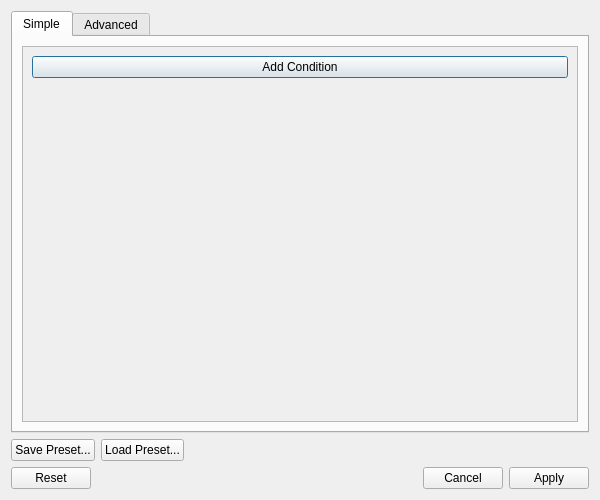
<?xml version="1.0" encoding="UTF-8"?>
<ui version="4.0">
 <class>FilterBuilderDialog</class>
 <widget class="QDialog" name="FilterBuilderDialog">
  <property name="geometry">
   <rect>
    <x>0</x>
    <y>0</y>
    <width>600</width>
    <height>500</height>
   </rect>
  </property>
  <property name="windowTitle">
   <string>Filter Dataset</string>
  </property>
  <layout class="QVBoxLayout" name="verticalLayout">
   <item>
    <widget class="QTabWidget" name="tabWidget">
     <property name="currentIndex">
      <number>0</number>
     </property>
     <widget class="QWidget" name="simpleTab">
      <attribute name="title">
       <string>Simple</string>
      </attribute>
      <layout class="QVBoxLayout" name="verticalLayout_2">
       <item>
        <widget class="QScrollArea" name="scrollArea">
         <property name="widgetResizable">
          <bool>true</bool>
         </property>
         <widget class="QWidget" name="scrollAreaWidgetContents">
          <property name="geometry">
           <rect>
            <x>0</x>
            <y>0</y>
            <width>554</width>
            <height>303</height>
           </rect>
          </property>
          <layout class="QVBoxLayout" name="filtersLayout">
           <item>
            <layout class="QVBoxLayout" name="filterRowsLayout">
             <property name="spacing">
              <number>6</number>
             </property>
            </layout>
           </item>
           <item>
            <widget class="QPushButton" name="addConditionButton">
             <property name="text">
              <string>Add Condition</string>
             </property>
            </widget>
           </item>
           <item>
            <spacer name="verticalSpacer">
             <property name="orientation">
              <enum>Qt::Vertical</enum>
             </property>
             <property name="sizeHint" stdset="0">
              <size>
               <width>20</width>
               <height>40</height>
              </size>
             </property>
            </spacer>
           </item>
          </layout>
         </widget>
        </widget>
       </item>
      </layout>
     </widget>
     <widget class="QWidget" name="advancedTab">
      <attribute name="title">
       <string>Advanced</string>
      </attribute>
      <layout class="QHBoxLayout" name="advancedLayout">
       <item>
        <widget class="QWidget" name="treePanel" native="true">
         <layout class="QVBoxLayout" name="treePanelLayout">
          <property name="spacing">
           <number>6</number>
          </property>
          <property name="leftMargin">
           <number>0</number>
          </property>
          <property name="topMargin">
           <number>0</number>
          </property>
          <property name="rightMargin">
           <number>0</number>
          </property>
          <property name="bottomMargin">
           <number>0</number>
          </property>
          <item>
           <widget class="QToolBar" name="treeToolBar">
            <property name="movable">
             <bool>false</bool>
            </property>
            <property name="iconSize">
             <size>
              <width>20</width>
              <height>20</height>
             </size>
            </property>
            <property name="floatable">
             <bool>false</bool>
            </property>
            <addaction name="actionAddCondition"/>
            <addaction name="actionAddGroup"/>
            <addaction name="separator"/>
            <addaction name="actionDelete"/>
            <addaction name="separator"/>
            <addaction name="actionMoveUp"/>
            <addaction name="actionMoveDown"/>
            <addaction name="separator"/>
            <addaction name="actionCut"/>
            <addaction name="actionCopy"/>
            <addaction name="actionPaste"/>
           </widget>
          </item>
          <item>
           <widget class="QTreeWidget" name="filterTreeWidget">
            <property name="contextMenuPolicy">
             <enum>Qt::CustomContextMenu</enum>
            </property>
            <property name="selectionMode">
             <enum>QAbstractItemView::SingleSelection</enum>
            </property>
            <property name="headerHidden">
             <bool>true</bool>
            </property>
            <column>
             <property name="text">
              <string>Filter Structure</string>
             </property>
            </column>
           </widget>
          </item>
         </layout>
        </widget>
       </item>
       <item>
        <widget class="QWidget" name="editorPanel" native="true">
         <layout class="QVBoxLayout" name="editorPanelLayout">
          <property name="spacing">
           <number>12</number>
          </property>
          <property name="leftMargin">
           <number>0</number>
          </property>
          <property name="topMargin">
           <number>0</number>
          </property>
          <property name="rightMargin">
           <number>0</number>
          </property>
          <property name="bottomMargin">
           <number>0</number>
          </property>
          <item>
           <widget class="QLabel" name="editorTitleLabel">
            <property name="font">
             <font>
              <pointsize>10</pointsize>
              <weight>75</weight>
              <bold>true</bold>
             </font>
            </property>
            <property name="text">
             <string>Condition Editor</string>
            </property>
           </widget>
          </item>
          <item>
           <widget class="QStackedWidget" name="editorStackedWidget">
            <property name="currentIndex">
             <number>0</number>
            </property>
            <widget class="QWidget" name="emptyEditorPage">
             <layout class="QVBoxLayout" name="emptyEditorLayout">
              <item>
               <spacer name="emptyTopSpacer">
                <property name="orientation">
                 <enum>Qt::Vertical</enum>
                </property>
                <property name="sizeHint" stdset="0">
                 <size>
                  <width>20</width>
                  <height>40</height>
                 </size>
                </property>
               </spacer>
              </item>
              <item>
               <widget class="QLabel" name="emptyEditorLabel">
                <property name="text">
                 <string>Select an item in the tree to edit,
or click 'Add Condition' or 'Add Group'
to start building your filter.</string>
                </property>
                <property name="alignment">
                 <set>Qt::AlignCenter</set>
                </property>
                <property name="wordWrap">
                 <bool>true</bool>
                </property>
               </widget>
              </item>
              <item>
               <spacer name="emptyBottomSpacer">
                <property name="orientation">
                 <enum>Qt::Vertical</enum>
                </property>
                <property name="sizeHint" stdset="0">
                 <size>
                  <width>20</width>
                  <height>40</height>
                 </size>
                </property>
               </spacer>
              </item>
             </layout>
            </widget>
            <widget class="QWidget" name="logicalEditorPage">
             <layout class="QFormLayout" name="logicalEditorLayout">
              <item row="0" column="0">
               <widget class="QLabel" name="logicalOperatorLabel">
                <property name="text">
                 <string>Logical Operator:</string>
                </property>
               </widget>
              </item>
              <item row="0" column="1">
               <widget class="QComboBox" name="logicalOperatorComboBox">
                <item>
                 <property name="text">
                  <string>AND</string>
                 </property>
                </item>
                <item>
                 <property name="text">
                  <string>OR</string>
                 </property>
                </item>
                <item>
                 <property name="text">
                  <string>NOT</string>
                 </property>
                </item>
               </widget>
              </item>
              <item row="1" column="0" colspan="2">
               <widget class="QLabel" name="logicalDescriptionLabel">
                <property name="text">
                 <string>AND: All child conditions must match
OR: At least one child must match
NOT: Child condition must not match (1 child only)</string>
                </property>
                <property name="wordWrap">
                 <bool>true</bool>
                </property>
               </widget>
              </item>
             </layout>
            </widget>
            <widget class="QWidget" name="conditionEditorPage">
             <layout class="QFormLayout" name="conditionEditorLayout">
              <item row="0" column="0">
               <widget class="QLabel" name="conditionTypeLabel">
                <property name="text">
                 <string>Condition Type:</string>
                </property>
               </widget>
              </item>
              <item row="0" column="1">
               <widget class="QComboBox" name="conditionTypeComboBox">
                <item>
                 <property name="text">
                  <string>Subject ID</string>
                 </property>
                </item>
                <item>
                 <property name="text">
                  <string>Modality</string>
                 </property>
                </item>
                <item>
                 <property name="text">
                  <string>Entity</string>
                 </property>
                </item>
                <item>
                 <property name="text">
                  <string>Participant Attribute</string>
                 </property>
                </item>
                <item>
                 <property name="text">
                  <string>Channel Attribute</string>
                 </property>
                </item>
                <item>
                 <property name="text">
                  <string>Electrode Attribute</string>
                 </property>
                </item>
               </widget>
              </item>
              <item row="1" column="0" colspan="2">
               <widget class="QStackedWidget" name="conditionDetailsStackedWidget">
                <property name="currentIndex">
                 <number>0</number>
                </property>
                <widget class="QWidget" name="subjectIdDetailsPage">
                 <layout class="QVBoxLayout" name="subjectIdDetailsLayout">
                  <item>
                   <widget class="QLabel" name="subjectIdLabel">
                    <property name="text">
                     <string>Subject IDs (comma-separated):</string>
                    </property>
                   </widget>
                  </item>
                  <item>
                   <widget class="QLineEdit" name="subjectIdLineEdit">
                    <property name="placeholderText">
                     <string>e.g., sub-01, sub-02</string>
                    </property>
                   </widget>
                  </item>
                 </layout>
                </widget>
                <widget class="QWidget" name="modalityDetailsPage">
                 <layout class="QVBoxLayout" name="modalityDetailsLayout">
                  <item>
                   <widget class="QLabel" name="modalityLabel">
                    <property name="text">
                     <string>Modality:</string>
                    </property>
                   </widget>
                  </item>
                  <item>
                   <widget class="QComboBox" name="modalityComboBox"/>
                  </item>
                 </layout>
                </widget>
                <widget class="QWidget" name="entityDetailsPage">
                 <layout class="QVBoxLayout" name="entityDetailsLayout">
                  <item>
                   <widget class="QLabel" name="entityNameLabel">
                    <property name="text">
                     <string>Entity Name:</string>
                    </property>
                   </widget>
                  </item>
                  <item>
                   <widget class="QComboBox" name="entityNameComboBox"/>
                  </item>
                  <item>
                   <widget class="QLabel" name="entityOperatorLabel">
                    <property name="text">
                     <string>Operator:</string>
                    </property>
                   </widget>
                  </item>
                  <item>
                   <widget class="QComboBox" name="entityOperatorComboBox">
                    <item>
                     <property name="text">
                      <string>equals</string>
                     </property>
                    </item>
                    <item>
                     <property name="text">
                      <string>not equals</string>
                     </property>
                    </item>
                    <item>
                     <property name="text">
                      <string>contains</string>
                     </property>
                    </item>
                   </widget>
                  </item>
                  <item>
                   <widget class="QLabel" name="entityValueLabel">
                    <property name="text">
                     <string>Value:</string>
                    </property>
                   </widget>
                  </item>
                  <item>
                   <widget class="QLineEdit" name="entityValueLineEdit">
                    <property name="placeholderText">
                     <string>e.g., rest</string>
                    </property>
                   </widget>
                  </item>
                 </layout>
                </widget>
                <widget class="QWidget" name="participantAttributeDetailsPage">
                 <layout class="QVBoxLayout" name="participantAttributeDetailsLayout">
                  <item>
                   <widget class="QLabel" name="participantAttributeNameLabel">
                    <property name="text">
                     <string>Attribute Name:</string>
                    </property>
                   </widget>
                  </item>
                  <item>
                   <widget class="QComboBox" name="participantAttributeNameComboBox"/>
                  </item>
                  <item>
                   <widget class="QLabel" name="participantAttributeOperatorLabel">
                    <property name="text">
                     <string>Operator:</string>
                    </property>
                   </widget>
                  </item>
                  <item>
                   <widget class="QComboBox" name="participantAttributeOperatorComboBox">
                    <item>
                     <property name="text">
                      <string>equals</string>
                     </property>
                    </item>
                    <item>
                     <property name="text">
                      <string>not equals</string>
                     </property>
                    </item>
                    <item>
                     <property name="text">
                      <string>contains</string>
                     </property>
                    </item>
                    <item>
                     <property name="text">
                      <string>greater than</string>
                     </property>
                    </item>
                    <item>
                     <property name="text">
                      <string>less than</string>
                     </property>
                    </item>
                   </widget>
                  </item>
                  <item>
                   <widget class="QLabel" name="participantAttributeValueLabel">
                    <property name="text">
                     <string>Value:</string>
                    </property>
                   </widget>
                  </item>
                  <item>
                   <widget class="QLineEdit" name="participantAttributeValueLineEdit">
                    <property name="placeholderText">
                     <string>e.g., 25</string>
                    </property>
                   </widget>
                  </item>
                 </layout>
                </widget>
                <widget class="QWidget" name="channelAttributeDetailsPage">
                 <layout class="QVBoxLayout" name="channelAttributeDetailsLayout">
                  <item>
                   <widget class="QLabel" name="channelAttributeNameLabel">
                    <property name="text">
                     <string>Attribute Name:</string>
                    </property>
                   </widget>
                  </item>
                  <item>
                   <widget class="QComboBox" name="channelAttributeNameComboBox"/>
                  </item>
                  <item>
                   <widget class="QLabel" name="channelAttributeOperatorLabel">
                    <property name="text">
                     <string>Operator:</string>
                    </property>
                   </widget>
                  </item>
                  <item>
                   <widget class="QComboBox" name="channelAttributeOperatorComboBox">
                    <item>
                     <property name="text">
                      <string>equals</string>
                     </property>
                    </item>
                    <item>
                     <property name="text">
                      <string>not equals</string>
                     </property>
                    </item>
                    <item>
                     <property name="text">
                      <string>contains</string>
                     </property>
                    </item>
                    <item>
                     <property name="text">
                      <string>greater than</string>
                     </property>
                    </item>
                    <item>
                     <property name="text">
                      <string>less than</string>
                     </property>
                    </item>
                   </widget>
                  </item>
                  <item>
                   <widget class="QLabel" name="channelAttributeValueLabel">
                    <property name="text">
                     <string>Value:</string>
                    </property>
                   </widget>
                  </item>
                  <item>
                   <widget class="QLineEdit" name="channelAttributeValueLineEdit">
                    <property name="placeholderText">
                     <string>e.g., 1000</string>
                    </property>
                   </widget>
                  </item>
                 </layout>
                </widget>
                <widget class="QWidget" name="electrodeAttributeDetailsPage">
                 <layout class="QVBoxLayout" name="electrodeAttributeDetailsLayout">
                  <item>
                   <widget class="QLabel" name="electrodeAttributeNameLabel">
                    <property name="text">
                     <string>Attribute Name:</string>
                    </property>
                   </widget>
                  </item>
                  <item>
                   <widget class="QComboBox" name="electrodeAttributeNameComboBox"/>
                  </item>
                  <item>
                   <widget class="QLabel" name="electrodeAttributeOperatorLabel">
                    <property name="text">
                     <string>Operator:</string>
                    </property>
                   </widget>
                  </item>
                  <item>
                   <widget class="QComboBox" name="electrodeAttributeOperatorComboBox">
                    <item>
                     <property name="text">
                      <string>equals</string>
                     </property>
                    </item>
                    <item>
                     <property name="text">
                      <string>not equals</string>
                     </property>
                    </item>
                    <item>
                     <property name="text">
                      <string>contains</string>
                     </property>
                    </item>
                    <item>
                     <property name="text">
                      <string>greater than</string>
                     </property>
                    </item>
                    <item>
                     <property name="text">
                      <string>less than</string>
                     </property>
                    </item>
                   </widget>
                  </item>
                  <item>
                   <widget class="QLabel" name="electrodeAttributeValueLabel">
                    <property name="text">
                     <string>Value:</string>
                    </property>
                   </widget>
                  </item>
                  <item>
                   <widget class="QLineEdit" name="electrodeAttributeValueLineEdit">
                    <property name="placeholderText">
                     <string>e.g., platinum</string>
                    </property>
                   </widget>
                  </item>
                 </layout>
                </widget>
               </widget>
              </item>
             </layout>
            </widget>
           </widget>
          </item>
          <item>
           <spacer name="editorVerticalSpacer">
            <property name="orientation">
             <enum>Qt::Vertical</enum>
            </property>
            <property name="sizeHint" stdset="0">
             <size>
              <width>20</width>
              <height>40</height>
             </size>
            </property>
           </spacer>
          </item>
         </layout>
        </widget>
       </item>
      </layout>
     </widget>
    </widget>
   </item>
   <item>
    <layout class="QHBoxLayout" name="presetsLayout">
     <item>
      <widget class="QPushButton" name="savePresetButton">
       <property name="text">
        <string>Save Preset...</string>
       </property>
      </widget>
     </item>
     <item>
      <widget class="QPushButton" name="loadPresetButton">
       <property name="text">
        <string>Load Preset...</string>
       </property>
      </widget>
     </item>
     <item>
      <spacer name="horizontalSpacer">
       <property name="orientation">
        <enum>Qt::Horizontal</enum>
       </property>
       <property name="sizeHint" stdset="0">
        <size>
         <width>40</width>
         <height>20</height>
        </size>
       </property>
      </spacer>
     </item>
    </layout>
   </item>
   <item>
    <widget class="QDialogButtonBox" name="buttonBox">
     <property name="orientation">
      <enum>Qt::Horizontal</enum>
     </property>
     <property name="standardButtons">
      <set>QDialogButtonBox::Apply|QDialogButtonBox::Cancel|QDialogButtonBox::Reset</set>
     </property>
    </widget>
   </item>
  </layout>
  <action name="actionAddCondition">
   <property name="text">
    <string>Add Condition</string>
   </property>
   <property name="toolTip">
    <string>Add a new filter condition</string>
   </property>
  </action>
  <action name="actionAddGroup">
   <property name="text">
    <string>Add Group</string>
   </property>
   <property name="toolTip">
    <string>Add a logical group (AND/OR/NOT)</string>
   </property>
  </action>
  <action name="actionDelete">
   <property name="text">
    <string>Delete</string>
   </property>
   <property name="toolTip">
    <string>Delete selected item</string>
   </property>
  </action>
  <action name="actionMoveUp">
   <property name="text">
    <string>Move Up</string>
   </property>
   <property name="toolTip">
    <string>Move item up</string>
   </property>
  </action>
  <action name="actionMoveDown">
   <property name="text">
    <string>Move Down</string>
   </property>
   <property name="toolTip">
    <string>Move item down</string>
   </property>
  </action>
  <action name="actionCut">
   <property name="text">
    <string>Cut</string>
   </property>
   <property name="toolTip">
    <string>Cut selected item</string>
   </property>
  </action>
  <action name="actionCopy">
   <property name="text">
    <string>Copy</string>
   </property>
   <property name="toolTip">
    <string>Copy selected item</string>
   </property>
  </action>
  <action name="actionPaste">
   <property name="text">
    <string>Paste</string>
   </property>
   <property name="toolTip">
    <string>Paste item</string>
   </property>
  </action>
 </widget>
 <resources/>
 <connections>
  <connection>
   <sender>buttonBox</sender>
   <signal>rejected()</signal>
   <receiver>FilterBuilderDialog</receiver>
   <slot>reject()</slot>
   <hints>
    <hint type="sourcelabel">
     <x>316</x>
     <y>460</y>
    </hint>
    <hint type="destinationlabel">
     <x>286</x>
     <y>274</y>
    </hint>
   </hints>
  </connection>
 </connections>
</ui>
